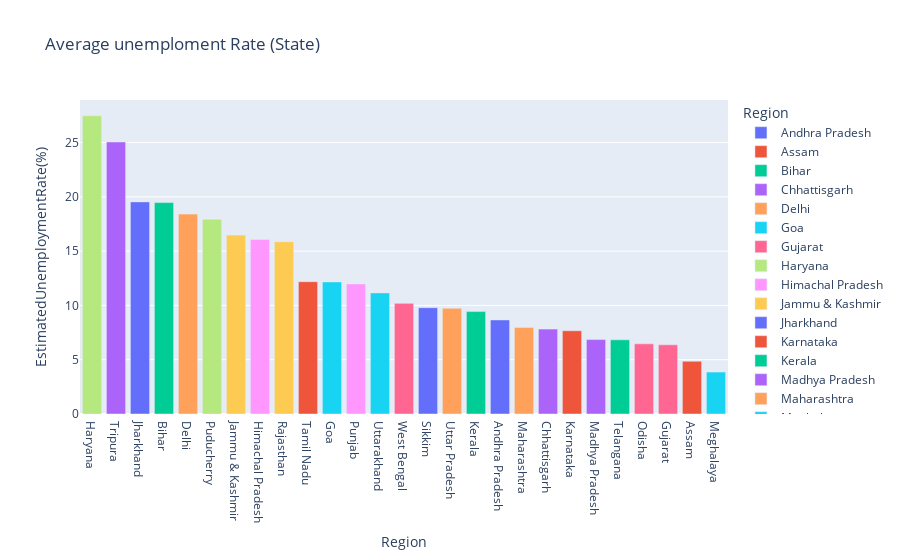

Notebook code cell kept with this figure:
### Code cell
fig = px.bar(state, x='Region', y="EstimatedUnemploymentRate(%)", color="Region", title="Average unemploment Rate (State)")
fig.update_layout(xaxis={'categoryorder':'total descending'})

fig.show()

### Figure 1 — Plotly figure (JSON) as saved in the notebook; plotly's stock layout.template omitted (floating-point values rounded to 4 significant figures)
{"data": [{"alignmentgroup": "True", "hovertemplate": "Region=%{x}<br>EstimatedUnemploymentRate(%)=%{y}<extra></extra>", "legendgroup": "Andhra Pradesh", "marker": {"color": "#636efa", "pattern": {"shape": ""}}, "name": "Andhra Pradesh", "offsetgroup": "Andhra Pradesh", "orientation": "v", "showlegend": true, "textposition": "auto", "type": "bar", "x": ["Andhra Pradesh"], "xaxis": "x", "y": [8.664], "yaxis": "y"}, {"alignmentgroup": "True", "hovertemplate": "Region=%{x}<br>EstimatedUnemploymentRate(%)=%{y}<extra></extra>", "legendgroup": "Assam", "marker": {"color": "#EF553B", "pattern": {"shape": ""}}, "name": "Assam", "offsetgroup": "Assam", "orientation": "v", "showlegend": true, "textposition": "auto", "type": "bar", "x": ["Assam"], "xaxis": "x", "y": [4.856], "yaxis": "y"}, {"alignmentgroup": "True", "hovertemplate": "Region=%{x}<br>EstimatedUnemploymentRate(%)=%{y}<extra></extra>", "legendgroup": "Bihar", "marker": {"color": "#00cc96", "pattern": {"shape": ""}}, "name": "Bihar", "offsetgroup": "Bihar", "orientation": "v", "showlegend": true, "textposition": "auto", "type": "bar", "x": ["Bihar"], "xaxis": "x", "y": [19.47], "yaxis": "y"}, {"alignmentgroup": "True", "hovertemplate": "Region=%{x}<br>EstimatedUnemploymentRate(%)=%{y}<extra></extra>", "legendgroup": "Chhattisgarh", "marker": {"color": "#ab63fa", "pattern": {"shape": ""}}, "name": "Chhattisgarh", "offsetgroup": "Chhattisgarh", "orientation": "v", "showlegend": true, "textposition": "auto", "type": "bar", "x": ["Chhattisgarh"], "xaxis": "x", "y": [7.819], "yaxis": "y"}, {"alignmentgroup": "True", "hovertemplate": "Region=%{x}<br>EstimatedUnemploymentRate(%)=%{y}<extra></extra>", "legendgroup": "Delhi", "marker": {"color": "#FFA15A", "pattern": {"shape": ""}}, "name": "Delhi", "offsetgroup": "Delhi", "orientation": "v", "showlegend": true, "textposition": "auto", "type": "bar", "x": ["Delhi"], "xaxis": "x", "y": [18.41], "yaxis": "y"}, {"alignmentgroup": "True", "hovertemplate": "Region=%{x}<br>EstimatedUnemploymentRate(%)=%{y}<extra></extra>", "legendgroup": "Goa", "marker": {"color": "#19d3f3", "pattern": {"shape": ""}}, "name": "Goa", "offsetgroup": "Goa", "orientation": "v", "showlegend": true, "textposition": "auto", "type": "bar", "x": ["Goa"], "xaxis": "x", "y": [12.17], "yaxis": "y"}, {"alignmentgroup": "True", "hovertemplate": "Region=%{x}<br>EstimatedUnemploymentRate(%)=%{y}<extra></extra>", "legendgroup": "Gujarat", "marker": {"color": "#FF6692", "pattern": {"shape": ""}}, "name": "Gujarat", "offsetgroup": "Gujarat", "orientation": "v", "showlegend": true, "textposition": "auto", "type": "bar", "x": ["Gujarat"], "xaxis": "x", "y": [6.376], "yaxis": "y"}, {"alignmentgroup": "True", "hovertemplate": "Region=%{x}<br>EstimatedUnemploymentRate(%)=%{y}<extra></extra>", "legendgroup": "Haryana", "marker": {"color": "#B6E880", "pattern": {"shape": ""}}, "name": "Haryana", "offsetgroup": "Haryana", "orientation": "v", "showlegend": true, "textposition": "auto", "type": "bar", "x": ["Haryana"], "xaxis": "x", "y": [27.48], "yaxis": "y"}, {"alignmentgroup": "True", "hovertemplate": "Region=%{x}<br>EstimatedUnemploymentRate(%)=%{y}<extra></extra>", "legendgroup": "Himachal Pradesh", "marker": {"color": "#FF97FF", "pattern": {"shape": ""}}, "name": "Himachal Pradesh", "offsetgroup": "Himachal Pradesh", "orientation": "v", "showlegend": true, "textposition": "auto", "type": "bar", "x": ["Himachal Pradesh"], "xaxis": "x", "y": [16.07], "yaxis": "y"}, {"alignmentgroup": "True", "hovertemplate": "Region=%{x}<br>EstimatedUnemploymentRate(%)=%{y}<extra></extra>", "legendgroup": "Jammu & Kashmir", "marker": {"color": "#FECB52", "pattern": {"shape": ""}}, "name": "Jammu & Kashmir", "offsetgroup": "Jammu & Kashmir", "orientation": "v", "showlegend": true, "textposition": "auto", "type": "bar", "x": ["Jammu & Kashmir"], "xaxis": "x", "y": [16.48], "yaxis": "y"}, {"alignmentgroup": "True", "hovertemplate": "Region=%{x}<br>EstimatedUnemploymentRate(%)=%{y}<extra></extra>", "legendgroup": "Jharkhand", "marker": {"color": "#636efa", "pattern": {"shape": ""}}, "name": "Jharkhand", "offsetgroup": "Jharkhand", "orientation": "v", "showlegend": true, "textposition": "auto", "type": "bar", "x": ["Jharkhand"], "xaxis": "x", "y": [19.54], "yaxis": "y"}, {"alignmentgroup": "True", "hovertemplate": "Region=%{x}<br>EstimatedUnemploymentRate(%)=%{y}<extra></extra>", "legendgroup": "Karnataka", "marker": {"color": "#EF553B", "pattern": {"shape": ""}}, "name": "Karnataka", "offsetgroup": "Karnataka", "orientation": "v", "showlegend": true, "textposition": "auto", "type": "bar", "x": ["Karnataka"], "xaxis": "x", "y": [7.668], "yaxis": "y"}, {"alignmentgroup": "True", "hovertemplate": "Region=%{x}<br>EstimatedUnemploymentRate(%)=%{y}<extra></extra>", "legendgroup": "Kerala", "marker": {"color": "#00cc96", "pattern": {"shape": ""}}, "name": "Kerala", "offsetgroup": "Kerala", "orientation": "v", "showlegend": true, "textposition": "auto", "type": "bar", "x": ["Kerala"], "xaxis": "x", "y": [9.434], "yaxis": "y"}, {"alignmentgroup": "True", "hovertemplate": "Region=%{x}<br>EstimatedUnemploymentRate(%)=%{y}<extra></extra>", "legendgroup": "Madhya Pradesh", "marker": {"color": "#ab63fa", "pattern": {"shape": ""}}, "name": "Madhya Pradesh", "offsetgroup": "Madhya Pradesh", "orientation": "v", "showlegend": true, "textposition": "auto", "type": "bar", "x": ["Madhya Pradesh"], "xaxis": "x", "y": [6.854], "yaxis": "y"}, {"alignmentgroup": "True", "hovertemplate": "Region=%{x}<br>EstimatedUnemploymentRate(%)=%{y}<extra></extra>", "legendgroup": "Maharashtra", "marker": {"color": "#FFA15A", "pattern": {"shape": ""}}, "name": "Maharashtra", "offsetgroup": "Maharashtra", "orientation": "v", "showlegend": true, "textposition": "auto", "type": "bar", "x": ["Maharashtra"], "xaxis": "x", "y": [7.979], "yaxis": "y"}, {"alignmentgroup": "True", "hovertemplate": "Region=%{x}<br>EstimatedUnemploymentRate(%)=%{y}<extra></extra>", "legendgroup": "Meghalaya", "marker": {"color": "#19d3f3", "pattern": {"shape": ""}}, "name": "Meghalaya", "offsetgroup": "Meghalaya", "orientation": "v", "showlegend": true, "textposition": "auto", "type": "bar", "x": ["Meghalaya"], "xaxis": "x", "y": [3.866], "yaxis": "y"}, {"alignmentgroup": "True", "hovertemplate": "Region=%{x}<br>EstimatedUnemploymentRate(%)=%{y}<extra></extra>", "legendgroup": "Odisha", "marker": {"color": "#FF6692", "pattern": {"shape": ""}}, "name": "Odisha", "offsetgroup": "Odisha", "orientation": "v", "showlegend": true, "textposition": "auto", "type": "bar", "x": ["Odisha"], "xaxis": "x", "y": [6.462], "yaxis": "y"}, {"alignmentgroup": "True", "hovertemplate": "Region=%{x}<br>EstimatedUnemploymentRate(%)=%{y}<extra></extra>", "legendgroup": "Puducherry", "marker": {"color": "#B6E880", "pattern": {"shape": ""}}, "name": "Puducherry", "offsetgroup": "Puducherry", "orientation": "v", "showlegend": true, "textposition": "auto", "type": "bar", "x": ["Puducherry"], "xaxis": "x", "y": [17.94], "yaxis": "y"}, {"alignmentgroup": "True", "hovertemplate": "Region=%{x}<br>EstimatedUnemploymentRate(%)=%{y}<extra></extra>", "legendgroup": "Punjab", "marker": {"color": "#FF97FF", "pattern": {"shape": ""}}, "name": "Punjab", "offsetgroup": "Punjab", "orientation": "v", "showlegend": true, "textposition": "auto", "type": "bar", "x": ["Punjab"], "xaxis": "x", "y": [11.98], "yaxis": "y"}, {"alignmentgroup": "True", "hovertemplate": "Region=%{x}<br>EstimatedUnemploymentRate(%)=%{y}<extra></extra>", "legendgroup": "Rajasthan", "marker": {"color": "#FECB52", "pattern": {"shape": ""}}, "name": "Rajasthan", "offsetgroup": "Rajasthan", "orientation": "v", "showlegend": true, "textposition": "auto", "type": "bar", "x": ["Rajasthan"], "xaxis": "x", "y": [15.87], "yaxis": "y"}, {"alignmentgroup": "True", "hovertemplate": "Region=%{x}<br>EstimatedUnemploymentRate(%)=%{y}<extra></extra>", "legendgroup": "Sikkim", "marker": {"color": "#636efa", "pattern": {"shape": ""}}, "name": "Sikkim", "offsetgroup": "Sikkim", "orientation": "v", "showlegend": true, "textposition": "auto", "type": "bar", "x": ["Sikkim"], "xaxis": "x", "y": [9.793], "yaxis": "y"}, {"alignmentgroup": "True", "hovertemplate": "Region=%{x}<br>EstimatedUnemploymentRate(%)=%{y}<extra></extra>", "legendgroup": "Tamil Nadu", "marker": {"color": "#EF553B", "pattern": {"shape": ""}}, "name": "Tamil Nadu", "offsetgroup": "Tamil Nadu", "orientation": "v", "showlegend": true, "textposition": "auto", "type": "bar", "x": ["Tamil Nadu"], "xaxis": "x", "y": [12.19], "yaxis": "y"}, {"alignmentgroup": "True", "hovertemplate": "Region=%{x}<br>EstimatedUnemploymentRate(%)=%{y}<extra></extra>", "legendgroup": "Telangana", "marker": {"color": "#00cc96", "pattern": {"shape": ""}}, "name": "Telangana", "offsetgroup": "Telangana", "orientation": "v", "showlegend": true, "textposition": "auto", "type": "bar", "x": ["Telangana"], "xaxis": "x", "y": [6.833], "yaxis": "y"}, {"alignmentgroup": "True", "hovertemplate": "Region=%{x}<br>EstimatedUnemploymentRate(%)=%{y}<extra></extra>", "legendgroup": "Tripura", "marker": {"color": "#ab63fa", "pattern": {"shape": ""}}, "name": "Tripura", "offsetgroup": "Tripura", "orientation": "v", "showlegend": true, "textposition": "auto", "type": "bar", "x": ["Tripura"], "xaxis": "x", "y": [25.05], "yaxis": "y"}, {"alignmentgroup": "True", "hovertemplate": "Region=%{x}<br>EstimatedUnemploymentRate(%)=%{y}<extra></extra>", "legendgroup": "Uttar Pradesh", "marker": {"color": "#FFA15A", "pattern": {"shape": ""}}, "name": "Uttar Pradesh", "offsetgroup": "Uttar Pradesh", "orientation": "v", "showlegend": true, "textposition": "auto", "type": "bar", "x": ["Uttar Pradesh"], "xaxis": "x", "y": [9.737], "yaxis": "y"}, {"alignmentgroup": "True", "hovertemplate": "Region=%{x}<br>EstimatedUnemploymentRate(%)=%{y}<extra></extra>", "legendgroup": "Uttarakhand", "marker": {"color": "#19d3f3", "pattern": {"shape": ""}}, "name": "Uttarakhand", "offsetgroup": "Uttarakhand", "orientation": "v", "showlegend": true, "textposition": "auto", "type": "bar", "x": ["Uttarakhand"], "xaxis": "x", "y": [11.16], "yaxis": "y"}, {"alignmentgroup": "True", "hovertemplate": "Region=%{x}<br>EstimatedUnemploymentRate(%)=%{y}<extra></extra>", "legendgroup": "West Bengal", "marker": {"color": "#FF6692", "pattern": {"shape": ""}}, "name": "West Bengal", "offsetgroup": "West Bengal", "orientation": "v", "showlegend": true, "textposition": "auto", "type": "bar", "x": ["West Bengal"], "xaxis": "x", "y": [10.19], "yaxis": "y"}], "layout": {"barmode": "relative", "legend": {"title": {"text": "Region"}, "tracegroupgap": 0}, "title": {"text": "Average unemploment Rate (State)"}, "xaxis": {"anchor": "y", "categoryarray": ["Andhra Pradesh", "Assam", "Bihar", "Chhattisgarh", "Delhi", "Goa", "Gujarat", "Haryana", "Himachal Pradesh", "Jammu & Kashmir", "Jharkhand", "Karnataka", "Kerala", "Madhya Pradesh", "Maharashtra", "Meghalaya", "Odisha", "Puducherry", "Punjab", "Rajasthan", "Sikkim", "Tamil Nadu", "Telangana", "Tripura", "Uttar Pradesh", "Uttarakhand", "West Bengal"], "categoryorder": "total descending", "domain": [0, 1], "title": {"text": "Region"}}, "yaxis": {"anchor": "x", "domain": [0, 1], "title": {"text": "EstimatedUnemploymentRate(%)"}}}}
